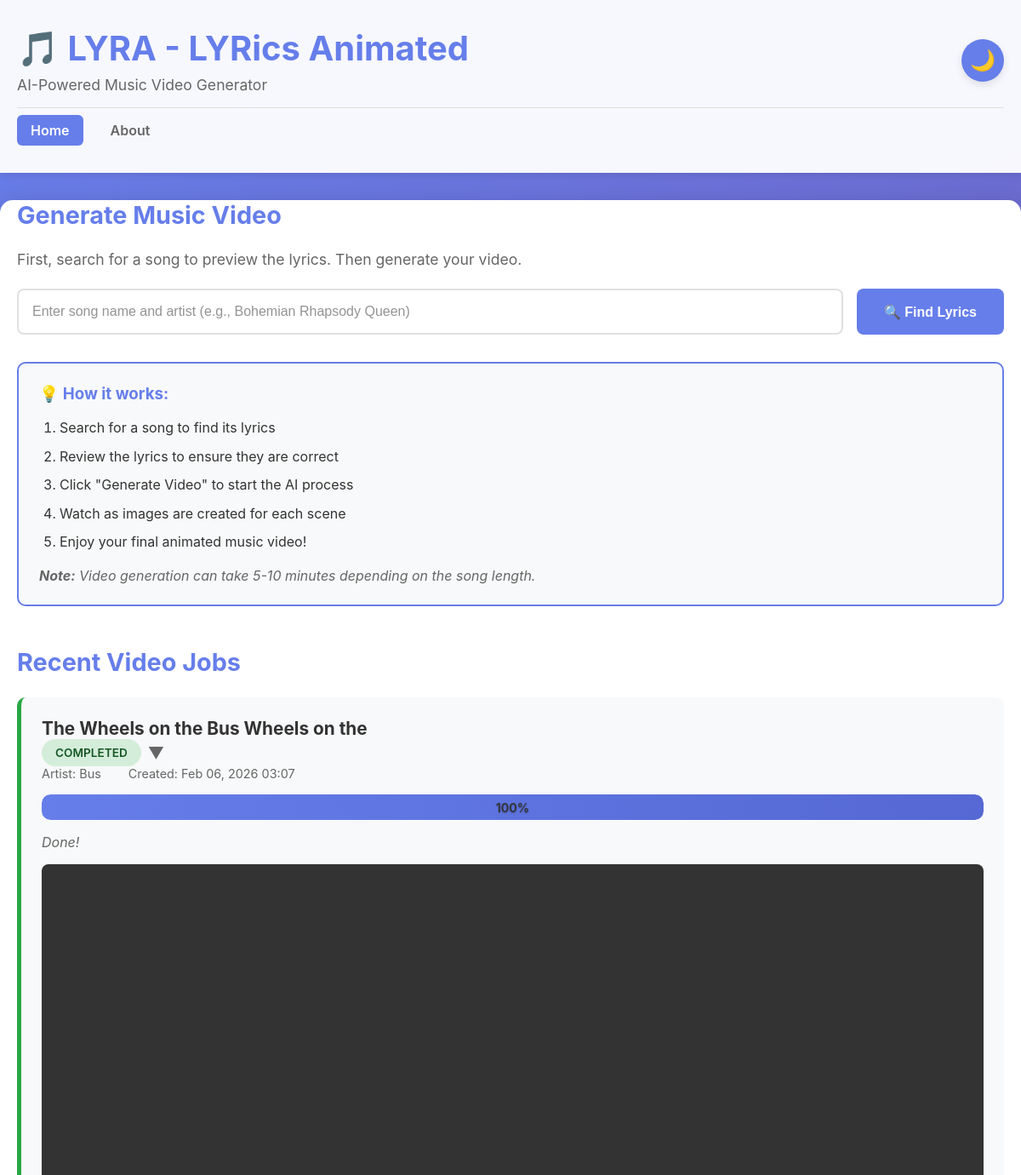
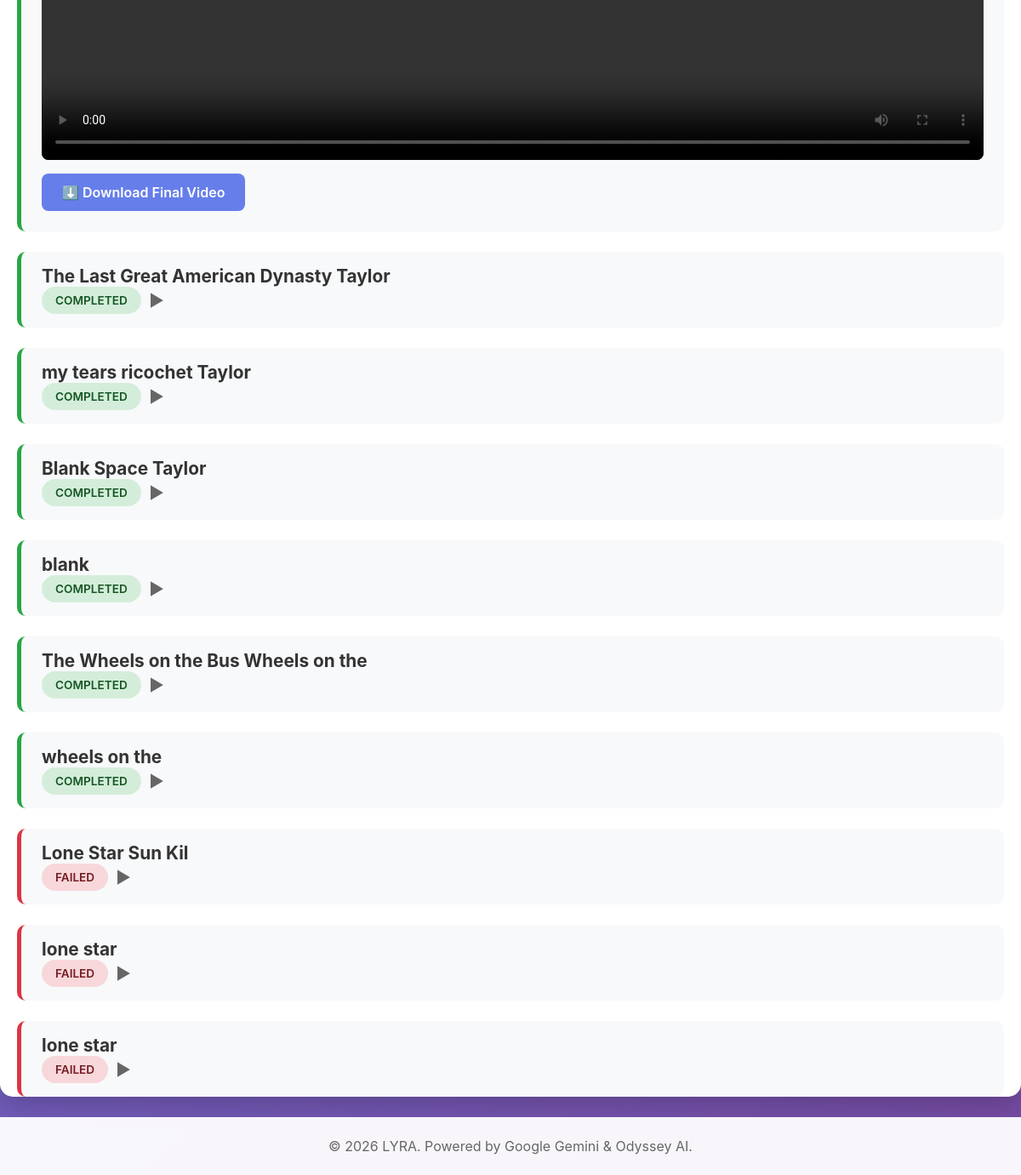
The page / on the database its author committed (2 pictures, top to bottom).
### video_generator/models.py (models this page shows, shortened)
class VideoJob(models.Model):
    STATUS_CHOICES = [
        ("pending", "Pending"),
        ("processing", "Processing"),
        ("completed", "Completed"),
        ("failed", "Failed"),
        ("cancelled", "Cancelled"),
    ]
    id = models.UUIDField(primary_key=True, default=uuid.uuid4, editable=False)
    song_title = models.CharField(max_length=255)
    artist = models.CharField(max_length=255)
    status = models.CharField(max_length=20, choices=STATUS_CHOICES, default="pending")
    progress = models.IntegerField(default=0)
    message = models.TextField(blank=True, null=True)
    video_file = models.CharField(max_length=500, blank=True, null=True)
    segments = models.JSONField(default=list, blank=True)  # Store segment data (lyrics, image, video)
    created_at = models.DateTimeField(auto_now_add=True)
    cancelled = models.BooleanField(default=False)  # Flag to signal cancellation

### video_generator/views.py (the view)
# urls.py: path("", index, name="index"),  # Main web interface
def index(request):
    jobs = VideoJob.objects.all().order_by("-created_at")[:10]
    return render(request, "video_generator/index.html", {"jobs": jobs})

### video_generator/templates/video_generator/index.html (shortened to what this page needs)
{% extends "video_generator/base.html" %}
{% block content %}
<div class="search-section">
    <h2>Generate Music Video</h2>
    <p class="instruction">First, search for a song to preview the lyrics. Then generate your video.</p>
    <form method="get" action="{% url 'search_lyrics' %}">
        <div class="search-box-container">
            <div class="search-box">
                <input type="text"
                       name="q"
                       id="song-input"
                       placeholder="Enter song name and artist (e.g., Bohemian Rhapsody Queen)"
                       value="{{ query|default:'' }}"
                       autocomplete="off"
                       required>
                <button type="submit" class="generate-btn">🔍 Find Lyrics</button>
            </div>
        </div>
    </form>
    {% if not lyrics %}
    <div class="info-box">
        <h3>💡 How it works:</h3>
        <ol>
            <li>Search for a song to find its lyrics</li>
            <li>Review the lyrics to ensure they are correct</li>
            <li>Click "Generate Video" to start the AI process</li>
            <li>Watch as images are created for each scene</li>
            <li>Enjoy your final animated music video!</li>
        </ol>
        <p><strong>Note:</strong> Video generation can take 5-10 minutes depending on the song length.</p>
    </div>
    {% endif %}
</div>
<div class="jobs-section">
    <h2>Recent Video Jobs</h2>
    <div id="jobs-list">
        {% include "video_generator/job_list_partial.html" %}
    </div>
</div>
{% endblock %}

### video_generator/templates/video_generator/base.html (shortened to what this page needs)
<!DOCTYPE html>
<html lang="en">
<head>
    {% load static %}
    <link rel="stylesheet" href="{% static 'video_generator/css/style.css' %}">
</head>
<body>
    <header>
        <div class="container">
            <div class="header-content">
                <div class="header-text">
                    <h1>🎵 LYRA - LYRics Animated</h1>
                    <p class="tagline">AI-Powered Music Video Generator</p>
                </div>
                <button id="theme-toggle" class="theme-toggle" aria-label="Toggle dark mode">
                    <span class="theme-icon">🌙</span>
                </button>
            </div>
            <nav class="main-nav">
                <a href="{% url 'index' %}" class="nav-link {% if request.resolver_match.url_name == 'index' %}active{% endif %}">Home</a>
                <a href="{% url 'about' %}" class="nav-link {% if request.resolver_match.url_name == 'about' %}active{% endif %}">About</a>
            </nav>
        </div>
    </header>
    <main class="container">
        {% block content %}{% endblock %}
    </main>
    <footer>
        <div class="container">
            <p>&copy; 2026 LYRA. Powered by Google Gemini & Odyssey AI.</p>
        </div>
    </footer>
</body>
</html>

### video_generator/templates/video_generator/job_list_partial.html (shortened to what this page needs)
{% if jobs %}
    {% for job in jobs %}
    <div class="job-card status-{{ job.status }} {% if forloop.counter > 1 %}minimized{% endif %}"
         onclick="toggleJobCard(this, event)"
         data-job-id="{{ job.id }}">
        <div class="job-header">
            <h3>{{ job.song_title }}</h3>
            <div class="job-actions">
                <span class="status-badge status-{{ job.status }}">{{ job.get_status_display }}</span>
                <span class="minimize-icon">▼</span>
            </div>
        </div>
        <div class="job-meta">
            <span>Artist: {{ job.artist }}</span>
            <span>Created: {{ job.created_at|date:"M d, Y H:i" }}</span>
        </div>
        <div class="progress-bar">
            <div class="progress-fill" style="width: {{ job.progress }}%;"></div>
            <span class="progress-text">{{ job.progress }}%</span>
        </div>
        <p class="status-message">{{ job.message }}</p>
        {% if job.status == 'completed' and job.video_file %}
        <div class="video-container">
            <video controls playsinline width="100%">
                <source src="{{ job.video_file }}" type="video/mp4">
            </video>
            <a href="{{ job.video_file }}" download class="download-btn">⬇️ Download Final Video</a>
        </div>
        {% endif %}
    </div>
    {% endfor %}
{% else %}
    <p class="no-jobs">No video jobs yet. Search for a song and generate your first video!</p>
{% endif %}

### rows shown on the page
VideoJob: song_title "The Wheels on the Bus Wheels on the", status "COMPLETED", artist "Bus", created_at "Feb 06, 2026 03:07", progress "100", message "Done!"
VideoJob: song_title "The Last Great American Dynasty Taylor", status "COMPLETED"
VideoJob: song_title "my tears ricochet Taylor", status "COMPLETED"
VideoJob: song_title "Blank Space Taylor", status "COMPLETED"
VideoJob: song_title "blank", status "COMPLETED"
VideoJob: song_title "The Wheels on the Bus Wheels on the", status "COMPLETED"
VideoJob: song_title "wheels on the", status "COMPLETED"
VideoJob: song_title "Lone Star Sun Kil", status "FAILED"
VideoJob: song_title "lone star", status "FAILED"
VideoJob: song_title "lone star", status "FAILED"
